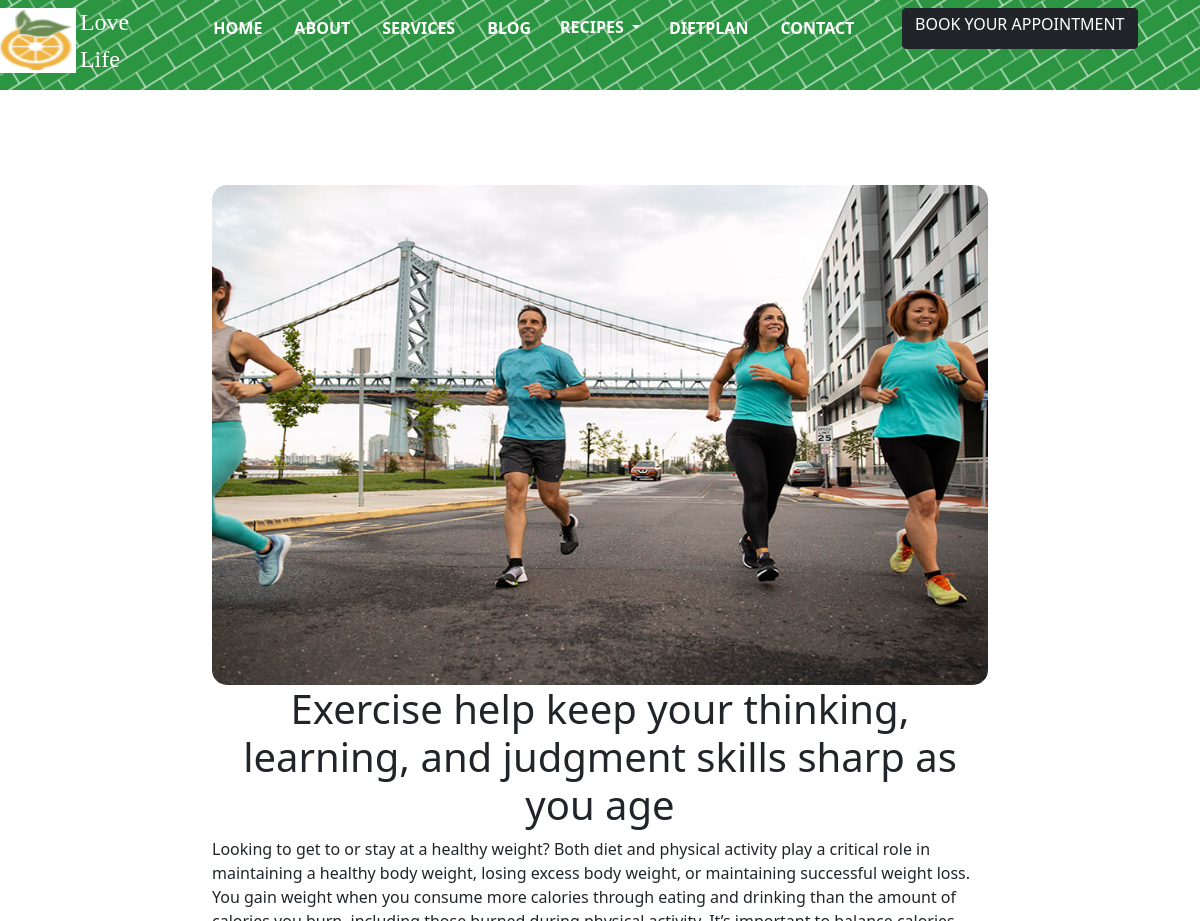
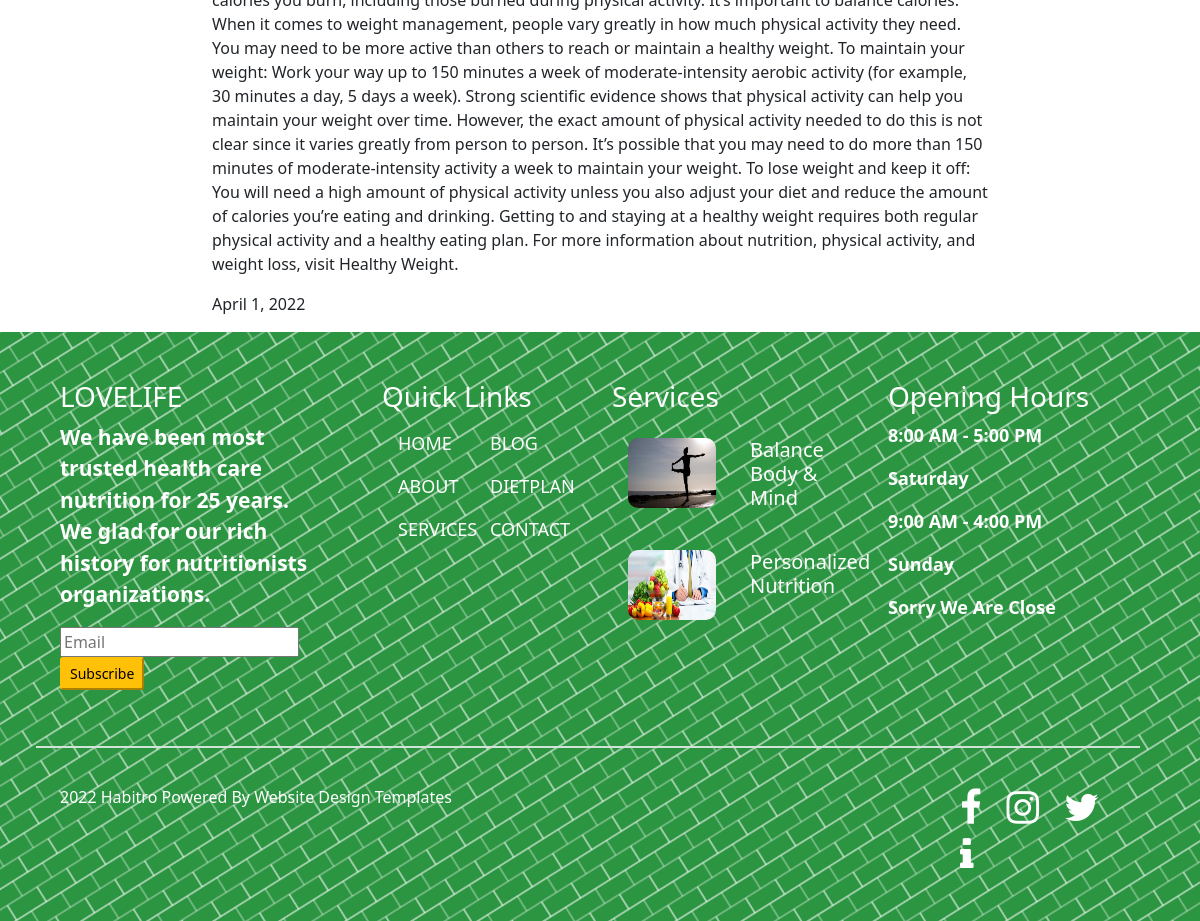
Screenshot of /blogdetals/11 with the database file from the repository (2 pictures, top to bottom).
### lifestyle/models.py (models this page shows)
class gallery(models.Model):
    title=models.CharField(max_length=500)
    image=models.ImageField(upload_to='pictures')
    des=models.TextField()
    date=models.DateField()
    class Meta:
        db_table="gallery"

### lifestyle/views.py (the view)
# urls.py: path('blogdetals/<int:id>',blogdetals),
def blogdetals(request,id):
    gly=gallery.objects.get(id=id)
    context={'gly':gly}
    return render(request,'blogs.html',context)

### templates/blogs.html
{% extends 'base.html' %}
{% load static %}
{% block content %}
<div class="row">
<div class="col-md-8 offset-2" id="dis">
<img src=" /media/{{gly.image}}" height="500px" width="100%">
<h1 class="text-center">{{ gly.title }}</h1>
<p>{{ gly.des  }}</p>
<p>{{ gly.date }}</p>
</div>
</div>
{% endblock %}

### static/project.css (style rules this page uses)
#dis img { margin-top:90px; border-radius:15px; }

### rows the page displays
gallery: image (picture), title "Exercise help keep your thinking, learning, and judgment skills sharp as you age", des "Looking to get to or stay at a healthy weight? Both diet and physical activity play a critical role in maintaining a healthy body weight, losing excess body weight, or maintaining successful weight loss. You gain weight when you consume more calories through eating and drinking than the amount of calories you burn, including those burned during physical activity. It’s important to balance calories. When it comes to weight management, people vary greatly in how much physical activity they need. You may need to be more active than others to reach or maintain a healthy weight. To maintain your weight: Work your way up to 150 minutes a week of moderate-intensity aerobic activity (for example,…", date "April 1, 2022"
